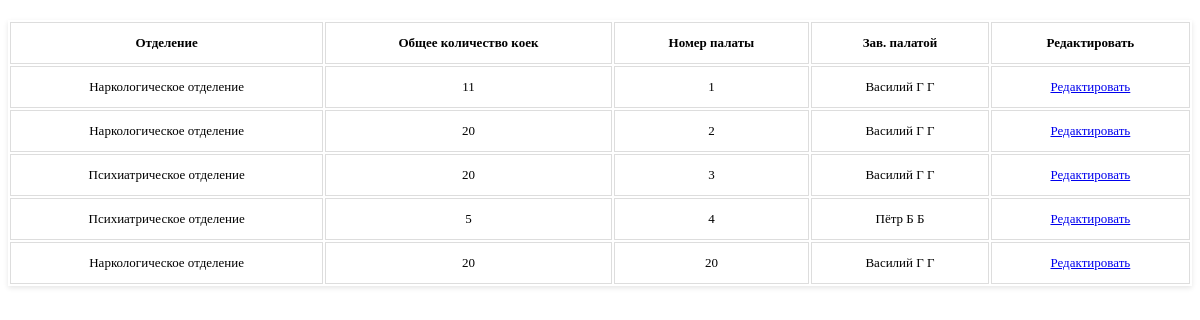
The page /pages/ward-management/viewing-wards.php on the database its author committed.
### tables this page shows
CREATE TABLE IF NOT EXISTS `ward` (
  `wardID` int(10) unsigned NOT NULL AUTO_INCREMENT,
  `departmentID` int(10) unsigned NOT NULL,
  `headOfTheWardID` int(10) unsigned NOT NULL,
  `totalNumberOfBeds` tinyint(3) unsigned NOT NULL,
  `wardNumber` varchar(4) NOT NULL,
  PRIMARY KEY (`wardID`),
  KEY `departmentID` (`departmentID`),
  KEY `headOfTheWardID` (`headOfTheWardID`),
  CONSTRAINT `ward_ibfk_1` FOREIGN KEY (`departmentID`) REFERENCES `department` (`departmentID`),
  CONSTRAINT `ward_ibfk_2` FOREIGN KEY (`headOfTheWardID`) REFERENCES `employee` (`EmployeeID`)
);

CREATE TABLE IF NOT EXISTS `department` (
  `departmentID` int(10) unsigned NOT NULL AUTO_INCREMENT,
  `departmentName` varchar(100) NOT NULL,
  PRIMARY KEY (`departmentID`)
);

CREATE TABLE IF NOT EXISTS `employee` (
  `EmployeeID` int(10) unsigned NOT NULL AUTO_INCREMENT,
  `fullName` varchar(100) NOT NULL,
  `specialization` varchar(50) NOT NULL,
  `category` varchar(50) NOT NULL,
  `experience` tinyint(3) unsigned NOT NULL,
  PRIMARY KEY (`EmployeeID`)
);

### logic/functions_db.php (called while the page is built, shortened)
<?php
$link = false;
function getAllWardInfo()
{
  global $link;
  $res = mysqli_query($link, "SELECT ward.wardID as 'id',department.departmentName as 'depName',  ward.totalNumberOfBeds as 'totalCount', ward.wardNumber, employee.fullName
  FROM ward LEFT JOIN employee ON ward.headOfTheWardID = employee.EmployeeID JOIN department ON ward.departmentID = department.departmentID");
  return mysqli_fetch_all($res, MYSQLI_ASSOC);
}

### logic/controllers/ward/viewing-wards-controller.php (the view)
<?php
include_once "../../logic/functions_db.php";
$res = getAllWardInfo();
for ($i = 0; $i < count($res); $i++) {
  $id = $res[$i]['id'];
  $depName = $res[$i]['depName'];
  $totalCount = $res[$i]['totalCount'];
  $warbNumber = $res[$i]['wardNumber'];
  $fullName = is_null($res[$i]['fullName']) ? "Заведующий отсутствует" : $res[$i]['fullName'];
  echo "<tr>
    <td>$depName</td>
    <td>$totalCount</td>
    <td>$warbNumber</td>
    <td>$fullName</td>
    <td><a href=\"./update-ward.php?wardID=$id\">Редактировать</a></td>
  </tr>";
}

### pages/ward-management/viewing-wards.php (shortened to what this page needs)
<!DOCTYPE html>
<html lang="ru">
<head>
  <link rel="stylesheet" href="../../styles/table.css">
</head>
<body>
  <table>
    <th>Отделение</th>
    <th>Общее количество коек</th>
    <th>Номер палаты</th>
    <th>Зав. палатой</th>
    <th>Редактировать</th>
    <?php include "../../logic/controllers/ward/viewing-wards-controller.php" ?>
  </table>
</body>
</html>

### styles/table.css (style rules this page uses)
table { width: 100%; margin: 20px 0; font-size: 13px; box-shadow: 0 2px 5px rgba(0, 0, 0, 0.1); }
th, td { padding: 12px 15px; border: 1px solid #ddd; text-align: center; }
th { font-weight: bold; }

### rows shown on the page
ward: departmentID.departmentName "Наркологическое отделение", totalNumberOfBeds "11", wardNumber "1", headOfTheWardID.fullName "Василий Г Г"
ward: departmentID.departmentName "Наркологическое отделение", totalNumberOfBeds "20", wardNumber "2", headOfTheWardID.fullName "Василий Г Г"
ward: departmentID.departmentName "Психиатрическое отделение", totalNumberOfBeds "20", wardNumber "3", headOfTheWardID.fullName "Василий Г Г"
ward: departmentID.departmentName "Психиатрическое отделение", totalNumberOfBeds "5", wardNumber "4", headOfTheWardID.fullName "Пётр Б Б"
ward: departmentID.departmentName "Наркологическое отделение", totalNumberOfBeds "20", wardNumber "20", headOfTheWardID.fullName "Василий Г Г"
